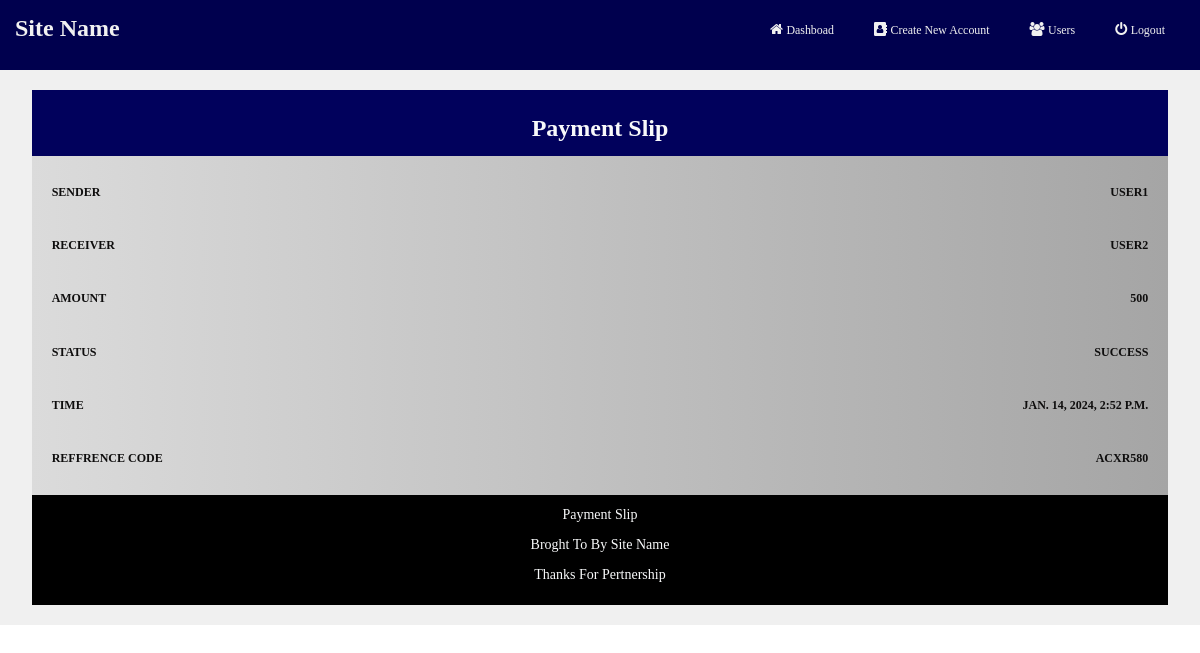
The page /history/24/ (signed in) on the database its author committed.
### App/models.py (models this page shows, shortened)
class Transactions(models.Model):
    sender = models.ForeignKey(Users, on_delete=models.CASCADE, related_name='sender')
    receiver = models.ForeignKey(Users, on_delete=models.CASCADE, related_name='receiver')
    amount = models.PositiveIntegerField(default=0.00)
    time_stamp = models.DateTimeField(verbose_name="time stamp", auto_now=True)
    otp = models.PositiveIntegerField()
    reffrence_code = models.CharField(max_length=200)
    status = models.CharField(max_length=200)

class Users(AbstractUser):
    currency = models.CharField(max_length=200)
    phone_number = models.CharField(max_length=20)
    country = models.CharField(max_length=200)
    address = models.CharField(max_length=250)
    date_joined = models.DateTimeField(verbose_name="date joined", auto_now_add=True)
    last_login = models.DateTimeField(verbose_name="last login", auto_now=True)
    balance = models.FloatField(default=0.00, null=True)
    account_number = models.PositiveIntegerField(default=0, null=True)
    account_type = models.CharField(max_length=200)
    bank = models.CharField(max_length=200)
    block = models.BooleanField(default=False)
    username = models.CharField(max_length=100, blank=True, null=True, unique=True)
    gender = models.CharField(max_length=200)
    profile_picture = models.ImageField(upload_to='picture')
    def __str__(self):
        return self.username

### App/views.py (the view)
# urls.py: path('history/<int:pk>/', views.History, name='history'),
@login_required(login_url='login')
def History(request, pk):
    history = Transactions.objects.get(id=pk)
    context = {
        'history':history,
    }
    return render(request, 'profile/history.html', context)

### template/profile/history.html (shortened to what this page needs)
<!DOCTYPE html>
{% extends 'nav_auth/extentions.html' %}
{% load static %}
{% block content %}
<body>
    <div>
        {% include 'nav_auth/links.html' %}
        <section class="col-md-12" id="dashboad_section2">
            <div class="slip">
                <div class="slip_body">
                    <div class="col-md-12 text-center p-3"
                        style="background-color: rgb(1, 1, 92); width: 100%; position: relative;"
                    >
                        <h3 class="text-center text-light">Payment Slip</h3>
                    </div>
                    <div class="col-md-12"
                        style="padding: 10px;position: relative;
                        background: linear-gradient(to right, rgb(219, 219, 219), rgb(165, 165, 165));"
                    >
                        <div class="col-md-12 slip_content">
                            <div>
                                <h4>Sender</h4>
                            </div>
                            <div>
                                <h4>{{history.sender}}</h4>
                            </div>
                        </div>
                        <div class="col-md-12 slip_content">
                            <div>
                                <h4>Receiver</h4>
                            </div>
                            <div>
                                <h4>{{history.receiver}}</h4>
                            </div>
                        </div>
                        <div class="col-md-12 slip_content">
                            <div>
                                <h4>Amount</h4>
                            </div>
                            <div>
                                <h4>{{history.amount}}</h4>
                            </div>
                        </div>
                        <div class="col-md-12 slip_content">
                            <div>
                                <h4>Status</h4>
                            </div>
                            <div>
                                <h4>{{history.status}}</h4>
                            </div>
                        </div>
                        <div class="col-md-12 slip_content">
                            <div>
                                <h4>Time</h4>
                            </div>
                            <div>
                                <h4>{{history.time_stamp}}</h4>
                            </div>
                        </div>
                        <div class="col-md-12 slip_content">
                            <div>
                                <h4>Reffrence Code</h4>
                            </div>
                            <div>
                                <h4>{{history.reffrence_code}}</h4>
                            </div>
                        </div>
                    </div>
                    <div class="col-md-12 text-center p-3"
                        style="background-color: rgb(0, 0, 0); width: 100%; position: relative;"
                    >
                        <p class="text-center text-light">Payment Slip</p>
                        <p class="text-center text-light">Broght To By Site Name</p>
                        <p class="text-center text-light">Thanks For Pertnership</p>
                    </div>
                </div>
            </div>
        </section>
    </div>
</body>
{% endblock %}

### static/css.css (style rules this page uses)
* { margin: 0px; padding: 0px; box-sizing: border-box; font-family: 'Arial Narrow'; }
:root { --button-bg: rgb(0, 0, 78); --button-color: #f1f1f1; --body-bg: rgb(240, 240, 240); --body-border: rgb(156, 156, 156); --body-color: rgb(0, 0, 78); --dack: rgb(14, 13, 13); }
h3 { text-transform: capitalize; font-weight: 700; line-height: 16px; }
h4 { text-transform: uppercase; font-weight: bolder; font-size: 12px; color: var(--dack); }
#dashboad_section2 { background-color: var(--body-bg); padding: 10px; }

### template/profile/history.html (style rules this page uses)
.slip { padding: 10px; display: flex; justify-content: space-around; }
.slip_content { display: flex; justify-content: space-between; padding: 10px; }

### rows shown on the page
Transactions: sender "USER1", receiver "USER2", amount "500", status "SUCCESS", time_stamp "JAN. 14, 2024, 2:52 P.M.", reffrence_code "ACXR580"
